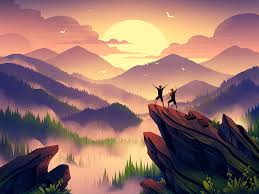
#> input picture Opencv/download1.png, 259 x 194 px, found by its file name
$ python rgbtogrey.py
#> lines starting #> are read from the running program, lines starting #| are printed output that depends on the picture
import cv2
path=r"D:\Users\YOGESH GAUR\PycharmProjects\opencv\download1.png"
img = cv2.imread(path)
#> img is the input picture: shape (194, 259, 3); mean B, G, R 105.5, 110.5, 146.1
cv2.imshow("output", img)
cv2.waitKey(0)
#one way
#img1 = cv2.imread(path, 0)
#another way
grey = cv2.cvtColor(img, cv2.COLOR_BGR2GRAY)
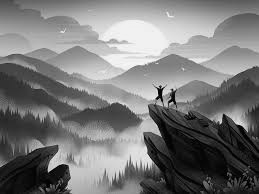
#> grey: shape (194, 259); min 0, max 249, mean 120.6
cv2.imshow("output", grey)
cv2.waitKey(0)
cv2.destroyAllWindows()

$ run again, with Opencv/download3.png copied over Opencv/download1.png
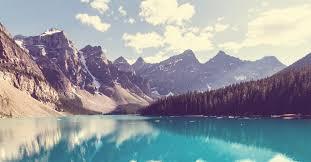
#> input picture Opencv/download3.png, 311 x 162 px, found by its file name
#> img is the input picture: shape (162, 311, 3); mean B, G, R 160.3, 155.7, 149.4
#> `grey = cv2.cvtColor(img, cv2.COLOR_BGR2GRAY)`:
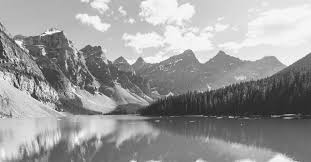
#> grey: shape (162, 311); min 24, max 254, mean 154.3

$ run again, with Opencv/aman.jpg saved as Opencv/download1.png
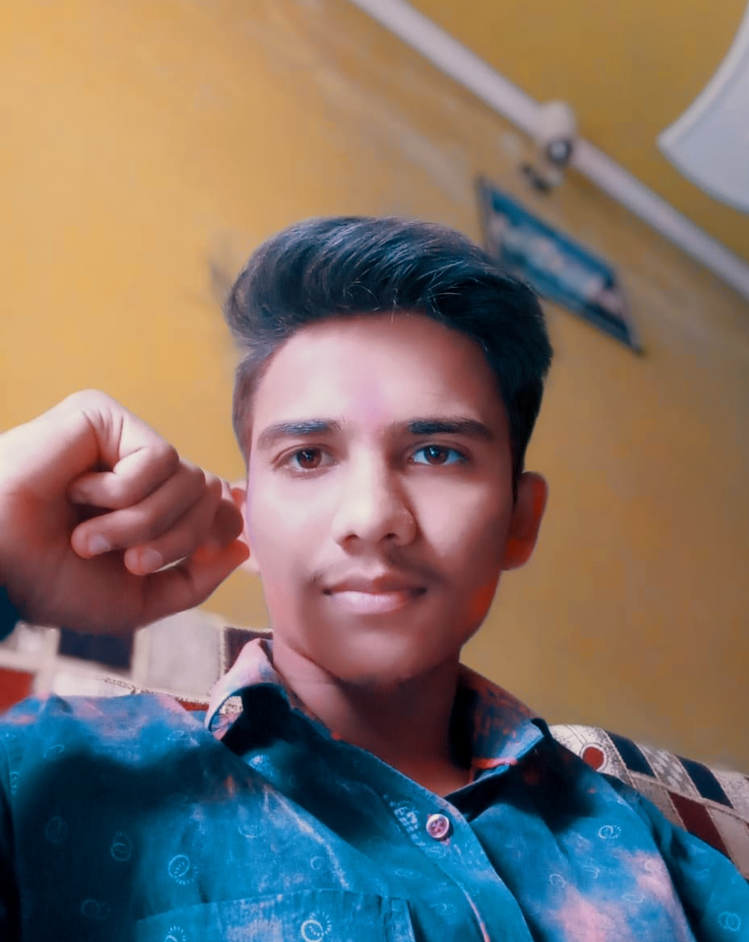
#> input picture Opencv/aman.jpg, 749 x 942 px, shrunk from 929 x 1169 before the run, found by its file name
#> img is the input picture: shape (942, 749, 3); mean B, G, R 103.9, 112.3, 125.9
#> `grey = cv2.cvtColor(img, cv2.COLOR_BGR2GRAY)`:
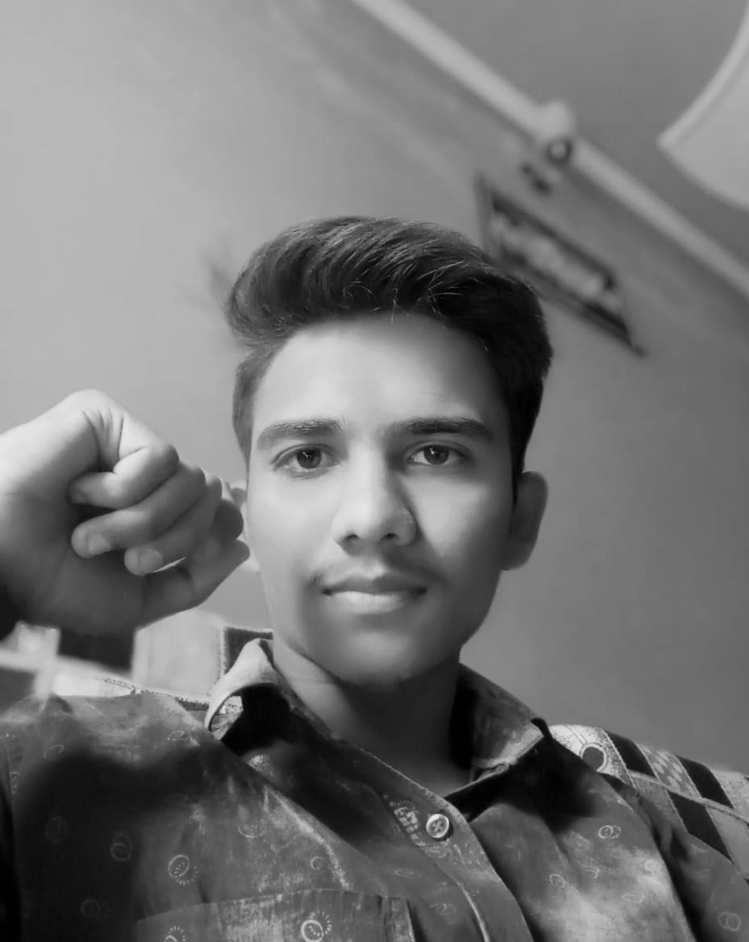
#> grey: shape (942, 749); min 0, max 231, mean 115.4
